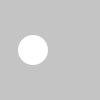
Frame 1 (no input)
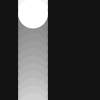
Frame 60 (the mouse pressed at the canvas centre just before this capture)
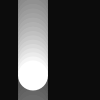
Frame 120 (the mouse held since frame 60 and released just before this capture)

The Processing sketch that drew these frames (run headless with seeded random() and noise(); from frame 60 on, the mouse is pressed at the canvas centre):

// Processing sketch: Example50_02
// ── Example50_02.pde
float y = 50.0;
float radius = 15.0;
float velocity = 10.0;
float acceleration = -0.05;

void setup() {
  size(100, 100);
  smooth();
  noStroke();
  ellipseMode(RADIUS);
}

void draw() {
  fill(0, 10);
  rect(0, 0, width, height);
  fill(255);
  ellipse(33, y, radius, radius);
  //velocity increase each frame
  velocity += acceleration;
  y += velocity;
  if (y > height + radius) {
    y = -radius;
  }
}
